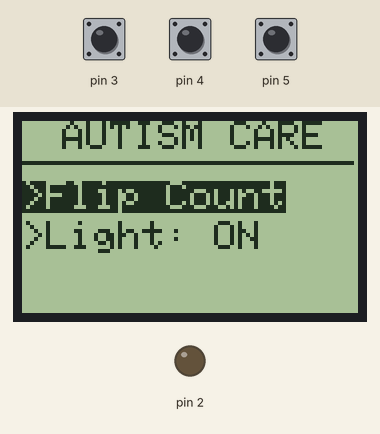
Simulated run of this sketch. Board: Arduino Uno, built with avr-gcc and run on an emulated ATmega328P. Shown: 84×48 one-colour display, output pins drawn as LEDs (lit = HIGH). The inputs (shaded band) are chosen by the test bench; at power-on: pin 3 HIGH, pin 4 HIGH, pin 5 HIGH.

Above: at 1.2 s.
1.3 s: pin 3 pulled LOW for 0.15 s
At 2.3 s:
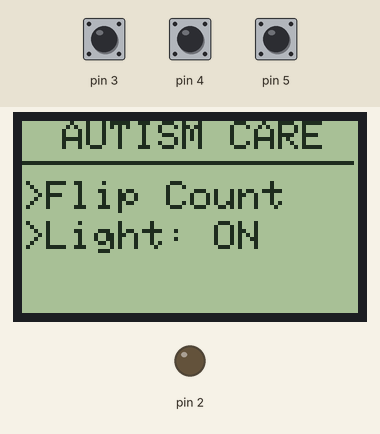
4.4 s: pin 3 pulled LOW for 1 s
At 6.7 s:
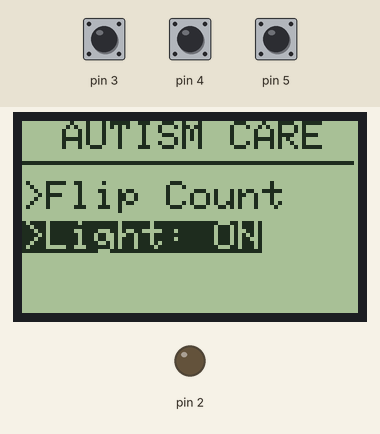
7.2 s: pin 4 pulled LOW for 1 s
At 9.4 s:
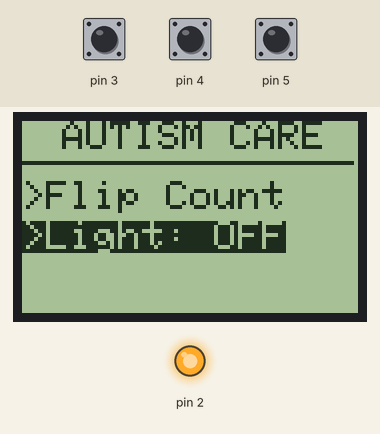
11.2 s: pin 5 pulled LOW for 0.15 s
At 13.1 s:
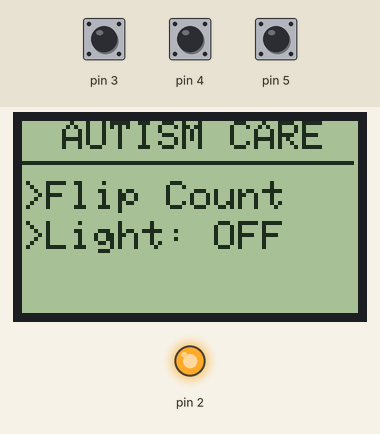
14.3 s: pin 5 pulled LOW for 1 s
At 15.9 s:
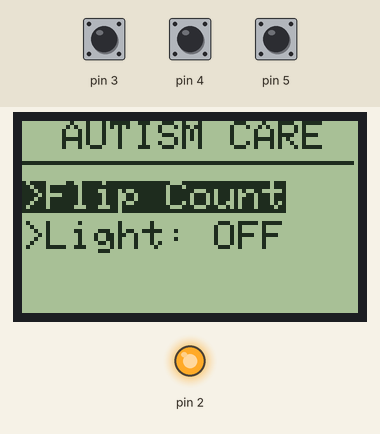
18.3 s: pin 4 pulled LOW for 0.15 s
At 19.4 s:
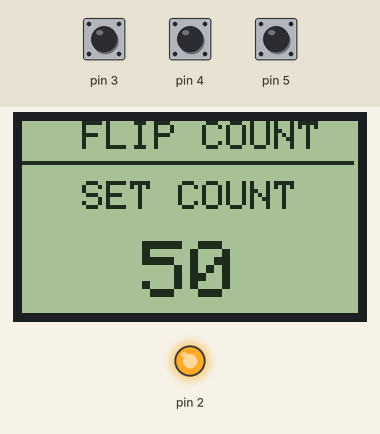
Timing chart, 0 to 20.9 s (numbered marks = the images above; inputs shaded):
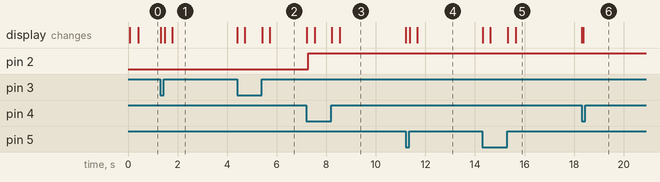

Measured:
- after the input at 1.3 s, the display: first changes at once (image 1 shows a later state)
- after the input at 7.2 s, pin 2: LOW → HIGH after 0.06 s
- after the input at 14.3 s, the display: first changes at once (image 5 shows a later state)

The sketch:

code.ino
```cpp
#include <Adafruit_GFX.h>
#include <Adafruit_PCD8544.h>
#include <SPI.h>
#include <nRF24L01.h>
#include <RF24.h>

RF24 radio(7, 8);
const byte addresses[][6] = {"00001", "00002"};

boolean backlight = true;
int contrast=50;

int menuitem = 1;
int page = 1;

volatile boolean up = false;
volatile boolean down = false;
volatile boolean middle = false;

int downButtonState = 0;
int upButtonState = 0;
int selectButtonState = 0;
int lastDownButtonState = 0;
int lastSelectButtonState = 0;
int lastUpButtonState = 0;

Adafruit_PCD8544 display = Adafruit_PCD8544(6, 7, 8);

void setup() {

  pinMode(5, INPUT_PULLUP);
  pinMode(4, INPUT_PULLUP);
  pinMode(3, INPUT_PULLUP);
  pinMode(2,OUTPUT);
   radio.openWritingPipe(addresses[1]); // 00001
  radio.openReadingPipe(1, addresses[0]); // 00002
  radio.setPALevel(RF24_PA_MIN);

  digitalWrite(2,LOW); //Turn Backlight ON

  Serial.begin(9600);

  display.begin();
  display.setContrast(contrast); //Set contrast to 50
  display.clearDisplay();
  display.display();
}

void loop() {

  drawMenu();

  downButtonState = digitalRead(5);
  selectButtonState = digitalRead(4);
  upButtonState =   digitalRead(3);

  checkIfDownButtonIsPressed();
  checkIfUpButtonIsPressed();
  checkIfSelectButtonIsPressed();
update();


  }

  void checkIfDownButtonIsPressed()
  {
    if (downButtonState != lastDownButtonState)
  {
    if (downButtonState == 0)
    {
      down=true;
    }
    delay(50);
  }
   lastDownButtonState = downButtonState;
  }

void checkIfUpButtonIsPressed()
{
  if (upButtonState != lastUpButtonState)
  {
    if (upButtonState == 0) {
      up=true;
    }
    delay(50);
  }
   lastUpButtonState = upButtonState;
}

void checkIfSelectButtonIsPressed()
{
   if (selectButtonState != lastSelectButtonState)
  {
    if (selectButtonState == 0) {
      middle=true;
    }
    delay(50);
  }
   lastSelectButtonState = selectButtonState;
}


  void drawMenu()
  {

  if (page==1)
  {
    display.setTextSize(1);
    display.clearDisplay();
    display.setTextColor(BLACK, WHITE);
    display.setCursor(10, 0);
    display.print("AUTISM CARE");
    display.drawFastHLine(0,10,83,BLACK);
    display.setCursor(0, 15);

    if (menuitem==1)
    {
      display.setTextColor(WHITE, BLACK);
    }
    else
    {
      display.setTextColor(BLACK, WHITE);
    }
    display.print(">Flip Count");
    display.setCursor(0, 25);

    if (menuitem==2)
    {
      display.setTextColor(WHITE, BLACK);
    }
    else
    {
      display.setTextColor(BLACK, WHITE);
    }
    display.print(">Light: ");

    if (backlight)
    {
      display.print("ON");
    }
    else
    {
      display.print("OFF");
    }
    display.display();

    if (menuitem==3)
    {
      display.setTextColor(WHITE, BLACK);
    }
    else
    {
      display.setTextColor(BLACK, WHITE);
    }
    display.setCursor(0, 35);
    display.print(">Reset");
    display.display();
  }


  else if (page==2)
  {

    display.setTextSize(1);
    display.clearDisplay();
    display.setTextColor(BLACK, WHITE);
    display.setCursor(15, 0);
    display.print("FLIP COUNT");
    display.drawFastHLine(0,10,83,BLACK);
    display.setCursor(15, 15);
    display.print("SET COUNT");
    display.setTextSize(2);
    display.setCursor(30, 30);
    display.print(contrast);

    display.setTextSize(2);
    display.display();
  }

  }

  void resetDefaults()
  {
    contrast = 0;
    setContrast();
    backlight = true;
    turnBacklightOn();
  }

  void setContrast()
  {
    display.setContrast(contrast);
    display.display();
  }

  void turnBacklightOn()
  {
    digitalWrite(2,LOW);
  }

    void turnBacklightOff()
  {
    digitalWrite(2,HIGH);
  }


byte key() {
//right 5 - 0
//up 3 - 98
//down 4 - 254
//left 2  - 408 (редко 409)
//select 1  - 640 (бывает и 642)
//rst - RESET
int val=analogRead(0);
if (val<50)  return 3;
else if (val<20)  return 2;
else if (val<400)  return 1;
else if (val<500)  return 2;
else if (val<800)  return 1;
else   return 0;
}
```

send.ino
```cpp
int send ()
{

    radio.stopListening();
  int potValue = analogRead(A0);
  int angleValue = map(potValue, 0, 1023, 0, 180);
  radio.write(&angleValue, sizeof(angleValue));
}
```

update.ino
```cpp
 int update()
 {

 if (up && page == 1 ) {
    up = false;
    menuitem--;
    if (menuitem==0)
    {
      menuitem=3;
    }
  }else if (up && page == 2 ) {
    up = false;
    contrast--;
    setContrast();
  }


  if (down && page == 1) {
    down = false;
    menuitem++;
    if (menuitem==4)
    {
      menuitem=1;
    }
  }else if (down && page == 2 ) {
    down = false;
    contrast++;
    setContrast();
  }


  if (middle) {
    middle = false;

    if (page == 1 && menuitem==2)
    {
      if (backlight)
      {
        backlight = false;
        turnBacklightOff();
        }
      else
      {
        backlight = true;
        turnBacklightOn();
       }
    }

    if(page == 1 && menuitem ==3)
    {
      resetDefaults();
    }


else if (page == 1 && menuitem==1) {
      page=2;
     }
else if (page == 2) {
      page=1;
     }
   }
 }
```
